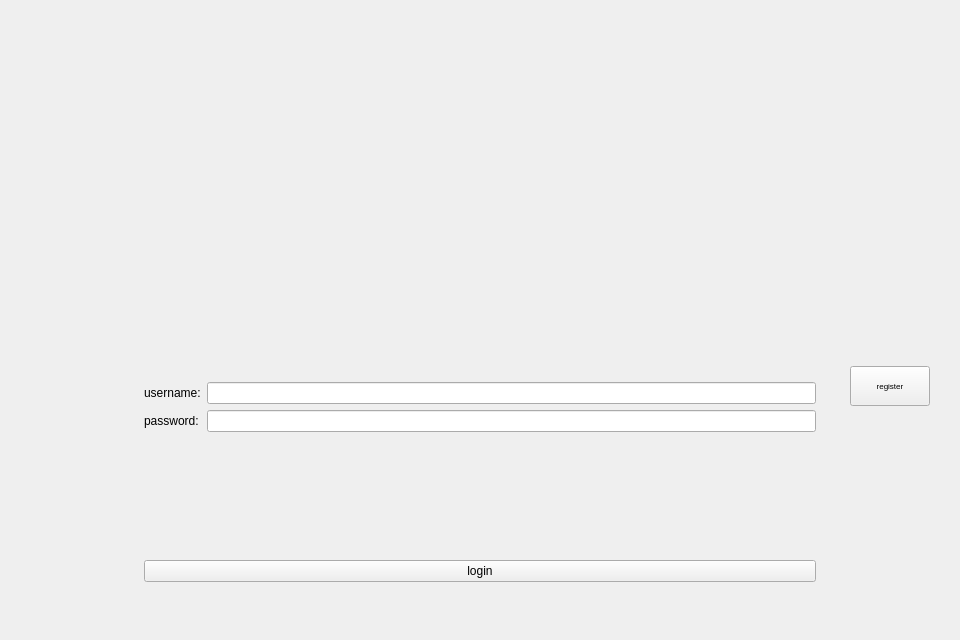
<?xml version="1.0" encoding="UTF-8"?>
<ui version="4.0">
 <class>Login</class>
 <widget class="QWidget" name="Login">
  <property name="geometry">
   <rect>
    <x>0</x>
    <y>0</y>
    <width>960</width>
    <height>640</height>
   </rect>
  </property>
  <property name="windowTitle">
   <string>Login</string>
  </property>
  <layout class="QVBoxLayout" name="verticalLayout_8">
   <item>
    <layout class="QVBoxLayout" name="verticalLayout">
     <item>
      <widget class="QWidget" name="widget_top" native="true">
       <property name="sizePolicy">
        <sizepolicy hsizetype="Preferred" vsizetype="Fixed">
         <horstretch>0</horstretch>
         <verstretch>0</verstretch>
        </sizepolicy>
       </property>
       <property name="minimumSize">
        <size>
         <width>0</width>
         <height>300</height>
        </size>
       </property>
       <property name="autoFillBackground">
        <bool>false</bool>
       </property>
       <property name="styleSheet">
        <string notr="true">border-image: url(:/pic/test.png);</string>
       </property>
      </widget>
     </item>
     <item>
      <widget class="QWidget" name="widget_2" native="true">
       <property name="sizePolicy">
        <sizepolicy hsizetype="Expanding" vsizetype="Expanding">
         <horstretch>0</horstretch>
         <verstretch>0</verstretch>
        </sizepolicy>
       </property>
       <layout class="QVBoxLayout" name="verticalLayout_7">
        <item>
         <layout class="QHBoxLayout" name="horizontalLayout">
          <item>
           <widget class="QWidget" name="widget_left" native="true">
            <property name="sizePolicy">
             <sizepolicy hsizetype="Fixed" vsizetype="Preferred">
              <horstretch>0</horstretch>
              <verstretch>0</verstretch>
             </sizepolicy>
            </property>
            <property name="minimumSize">
             <size>
              <width>100</width>
              <height>0</height>
             </size>
            </property>
           </widget>
          </item>
          <item>
           <widget class="QWidget" name="widget_main" native="true">
            <layout class="QVBoxLayout" name="verticalLayout_6">
             <item>
              <layout class="QVBoxLayout" name="verticalLayout_2">
               <item>
                <widget class="QWidget" name="widget_login" native="true">
                 <layout class="QVBoxLayout" name="verticalLayout_3">
                  <item>
                   <layout class="QGridLayout" name="gridLayout">
                    <item row="0" column="0">
                     <widget class="QLabel" name="label_username">
                      <property name="text">
                       <string>username:</string>
                      </property>
                     </widget>
                    </item>
                    <item row="0" column="1">
                     <widget class="QLineEdit" name="lineEdit_username"/>
                    </item>
                    <item row="1" column="0">
                     <widget class="QLabel" name="label_password">
                      <property name="text">
                       <string>password:</string>
                      </property>
                     </widget>
                    </item>
                    <item row="1" column="1">
                     <widget class="QLineEdit" name="lineEdit_password"/>
                    </item>
                   </layout>
                  </item>
                 </layout>
                </widget>
               </item>
               <item>
                <widget class="QWidget" name="widget_choice" native="true">
                 <property name="sizePolicy">
                  <sizepolicy hsizetype="Preferred" vsizetype="Fixed">
                   <horstretch>0</horstretch>
                   <verstretch>0</verstretch>
                  </sizepolicy>
                 </property>
                 <property name="minimumSize">
                  <size>
                   <width>0</width>
                   <height>40</height>
                  </size>
                 </property>
                </widget>
               </item>
               <item>
                <widget class="QWidget" name="widget_button" native="true">
                 <property name="sizePolicy">
                  <sizepolicy hsizetype="Preferred" vsizetype="Fixed">
                   <horstretch>0</horstretch>
                   <verstretch>0</verstretch>
                  </sizepolicy>
                 </property>
                 <property name="minimumSize">
                  <size>
                   <width>0</width>
                   <height>80</height>
                  </size>
                 </property>
                 <property name="autoFillBackground">
                  <bool>false</bool>
                 </property>
                 <layout class="QVBoxLayout" name="verticalLayout_5">
                  <item>
                   <widget class="QPushButton" name="pushButton_login">
                    <property name="sizePolicy">
                     <sizepolicy hsizetype="Minimum" vsizetype="Maximum">
                      <horstretch>0</horstretch>
                      <verstretch>0</verstretch>
                     </sizepolicy>
                    </property>
                    <property name="autoFillBackground">
                     <bool>true</bool>
                    </property>
                    <property name="text">
                     <string>login</string>
                    </property>
                   </widget>
                  </item>
                 </layout>
                </widget>
               </item>
              </layout>
             </item>
            </layout>
           </widget>
          </item>
          <item>
           <widget class="QWidget" name="widget_right" native="true">
            <property name="sizePolicy">
             <sizepolicy hsizetype="Fixed" vsizetype="Preferred">
              <horstretch>0</horstretch>
              <verstretch>0</verstretch>
             </sizepolicy>
            </property>
            <property name="minimumSize">
             <size>
              <width>100</width>
              <height>0</height>
             </size>
            </property>
            <property name="styleSheet">
             <string notr="true"/>
            </property>
            <widget class="QPushButton" name="pushButton_register">
             <property name="geometry">
              <rect>
               <x>10</x>
               <y>40</y>
               <width>80</width>
               <height>40</height>
              </rect>
             </property>
             <property name="sizePolicy">
              <sizepolicy hsizetype="Expanding" vsizetype="Fixed">
               <horstretch>2</horstretch>
               <verstretch>0</verstretch>
              </sizepolicy>
             </property>
             <property name="font">
              <font>
               <pointsize>6</pointsize>
              </font>
             </property>
             <property name="text">
              <string>register</string>
             </property>
            </widget>
           </widget>
          </item>
         </layout>
        </item>
       </layout>
      </widget>
     </item>
    </layout>
   </item>
  </layout>
 </widget>
 <resources/>
 <connections/>
</ui>
